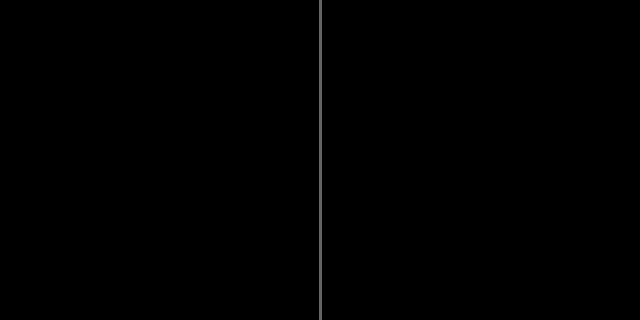
Frame 1 (no input)
Frame 60 (the mouse pressed at the canvas centre just before this capture): identical to frame 1, image omitted
Frame 120 (the mouse held since frame 60 and released just before this capture): identical to frame 1, image omitted

The Processing sketch that drew this single still picture (run headless with seeded random() and noise(); from frame 60 on, the mouse is pressed at the canvas centre):

// Processing sketch: firstConditionals
// ── firstConditionals.pde
void setup() {
  size(640, 320);
}

void draw() {
  background(0);
  if (mouseX > 320) {
    background(255);
  }
  stroke(100);
  strokeWeight(3);
  line(320, 0, 320, height);
}
